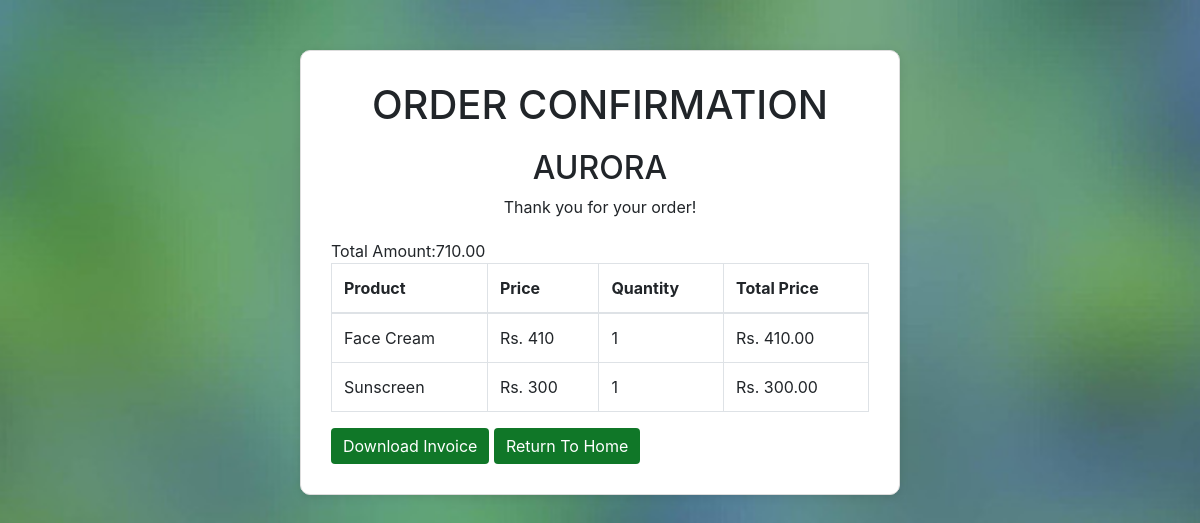
The app's page /confirmation/5 with its own data.
### home/models.py (models this page shows, shortened)
class CartItems(models.Model):
    cart = models.ForeignKey(Cart, on_delete=models.CASCADE, related_name="cartitems_set")
    product_id = models.ForeignKey(Product, on_delete=models.CASCADE)
    product_qty = models.IntegerField(default=1)
    product_total = models.DecimalField(max_digits=10, decimal_places=2, default=0.00)

class Product(models.Model):
    product_name = models.CharField(max_length=255)
    product_qty = models.IntegerField()
    unit_price = models.IntegerField()
    product_image = models.ImageField(upload_to='products/', blank=True, null=True)
    product_status = models.BooleanField(default=True)

class Order(models.Model):
    cart = models.ForeignKey(Cart, on_delete=models.CASCADE)
    status = models.TextField(default='pending')
    total = models.DecimalField(max_digits=10, decimal_places=2, default=0.00)
    order_at = models.DateTimeField(auto_now_add=True)

### home/views.py (the view)
# urls.py: path('confirmation/<int:order_id>',confirmation,name='confirmation'),
def confirmation(request, order_id):
    order = Order.objects.get(id=order_id)
    cart = order.cart
    cart_items = CartItems.objects.filter(cart=cart)
    return render(request, "confirmation.html", {
        'cart_items': cart_items,
        'order':order,
        'order_id': order_id,
        'total_amount': order.total
    })

### templates/confirmation.html (shortened to what this page needs)
{% load static %}
<!DOCTYPE html>
<html lang="en">
<head>
    <link rel="stylesheet" href="https://stackpath.bootstrapcdn.com/bootstrap/4.5.2/css/bootstrap.min.css">
</head>
<body>
    <div class="container">
        <h1 class="text-center">ORDER CONFIRMATION</h1>
        <div class="invoice-header">
            <h2>AURORA</h2>
            <p>Thank you for your order!</p>
        </div>
        <table class="table table-bordered">
            <thead>
                <tr>
                    <th>Product</th>
                    <th>Price</th>
                    <th>Quantity</th>
                    <th>Total Price</th>
                </tr>
            </thead>
            <tbody>
                {% for item in cart_items %}
                <tr>
                    <td>{{ item.product_id.product_name }}</td>
                    <td>Rs. {{ item.product_id.unit_price }}</td>
                    <td>{{ item.product_qty }}</td>
                    <td>Rs. {{ item.product_total }}</td>
                </tr>
                {% endfor %}
                <span>Total Amount:{{order.total}}</span>
            </tbody>
        </table>
        <div>
            <form action="{% url 'download_invoice' order_id  %}" method="post" style="display:inline;">
                <button type="submit" class="btn btn-primary">Download Invoice</button>
            </form>
            <form action="{% url 'index'  %}" method="post" style="display:inline;">
                <button type="submit" class="btn btn-primary">Return To Home</button>
            </form>
        </div>
    </div>
</body>
</html>

### records on screen
CartItems: product_id.product_name "Face Cream", product_id.unit_price "410", product_qty "1", product_total "410.00"
CartItems: product_id.product_name "Sunscreen", product_id.unit_price "300", product_qty "1", product_total "300.00"
Order: total "710.00"
